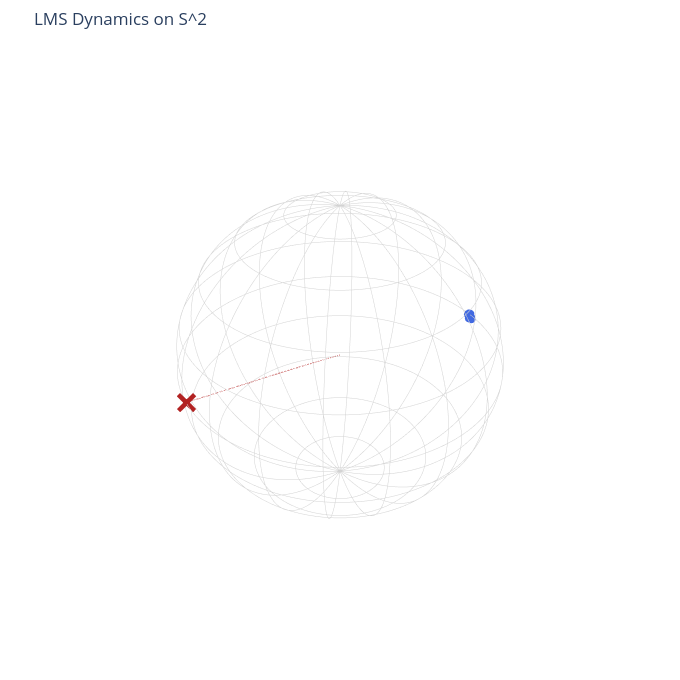

The notebook cell saved with this chart:
### Markdown cell above
Below I’ll give you modular PyTorch functions for:

* Real Möbius map ($M_w(x)$) on ball / sphere
* Kuramoto-on-sphere order parameter and vector field
* Reduced hyperbolic ($w$)-dynamics (both via Möbius and via autograd gradient)
* Simple simulation + Plotly visualization hooks for 2D (disk/$S^1$) and 3D (ball/$S^2$)

Everything is real-valued, dot-product based, and autograd-friendly.

# 1. Core math building blocks (PyTorch)

### Code cell
%cd /Users/adamsobieszek/pitch/pitch-website/public/notebooks/kuramoto/LMSSPP/src
from lmsspp import (
    random_points_on_sphere, integrate_w_euler, make_sphere_figure, reconstruct_sphere_trajectory
)
import torch

p3 = random_points_on_sphere(640, 3)
a = torch.ones(640)
res = integrate_w_euler(torch.zeros(3), p3, a, dt=1e-3, steps=300)
x_traj = reconstruct_sphere_trajectory(res.trajectory, p3)
fig = make_sphere_figure(x_traj[-1], w_t=res.trajectory[-1], w_path=res.trajectory)
fig.show()

### Figure 1 — Plotly figure (JSON) as saved in the notebook; plotly's stock layout.template omitted (floating-point values rounded to 4 significant figures; data arrays with more than 128 entries replaced by an {"elided": "..."} marker saying what was removed)
{"data": [{"hoverinfo": "skip", "line": {"color": "lightgrey", "width": 1}, "mode": "lines", "showlegend": false, "type": "scatter3d", "x": {"elided": "200 float values"}, "y": {"elided": "200 float values"}, "z": {"elided": "200 float values"}}, {"hoverinfo": "skip", "line": {"color": "lightgrey", "width": 1}, "mode": "lines", "showlegend": false, "type": "scatter3d", "x": {"elided": "200 float values"}, "y": {"elided": "200 float values"}, "z": {"elided": "200 float values"}}, {"hoverinfo": "skip", "line": {"color": "lightgrey", "width": 1}, "mode": "lines", "showlegend": false, "type": "scatter3d", "x": {"elided": "200 float values"}, "y": {"elided": "200 float values"}, "z": {"elided": "200 float values"}}, {"hoverinfo": "skip", "line": {"color": "lightgrey", "width": 1}, "mode": "lines", "showlegend": false, "type": "scatter3d", "x": {"elided": "200 float values"}, "y": {"elided": "200 float values"}, "z": {"elided": "200 float values"}}, {"hoverinfo": "skip", "line": {"color": "lightgrey", "width": 1}, "mode": "lines", "showlegend": false, "type": "scatter3d", "x": {"elided": "200 float values"}, "y": {"elided": "200 float values"}, "z": {"elided": "200 int values"}}, {"hoverinfo": "skip", "line": {"color": "lightgrey", "width": 1}, "mode": "lines", "showlegend": false, "type": "scatter3d", "x": {"elided": "200 float values"}, "y": {"elided": "200 float values"}, "z": {"elided": "200 float values"}}, {"hoverinfo": "skip", "line": {"color": "lightgrey", "width": 1}, "mode": "lines", "showlegend": false, "type": "scatter3d", "x": {"elided": "200 float values"}, "y": {"elided": "200 float values"}, "z": {"elided": "200 float values"}}, {"hoverinfo": "skip", "line": {"color": "lightgrey", "width": 1}, "mode": "lines", "showlegend": false, "type": "scatter3d", "x": {"elided": "200 float values"}, "y": {"elided": "200 float values"}, "z": {"elided": "200 float values"}}, {"hoverinfo": "skip", "line": {"color": "lightgrey", "width": 1}, "mode": "lines", "showlegend": false, "type": "scatter3d", "x": {"elided": "200 float values"}, "y": {"elided": "200 float values"}, "z": {"elided": "200 float values"}}, {"hoverinfo": "skip", "line": {"color": "lightgrey", "width": 1}, "mode": "lines", "showlegend": false, "type": "scatter3d", "x": {"elided": "200 float values"}, "y": {"elided": "200 int values"}, "z": {"elided": "200 float values"}}, {"hoverinfo": "skip", "line": {"color": "lightgrey", "width": 1}, "mode": "lines", "showlegend": false, "type": "scatter3d", "x": {"elided": "200 float values"}, "y": {"elided": "200 float values"}, "z": {"elided": "200 float values"}}, {"hoverinfo": "skip", "line": {"color": "lightgrey", "width": 1}, "mode": "lines", "showlegend": false, "type": "scatter3d", "x": {"elided": "200 float values"}, "y": {"elided": "200 float values"}, "z": {"elided": "200 float values"}}, {"hoverinfo": "skip", "line": {"color": "lightgrey", "width": 1}, "mode": "lines", "showlegend": false, "type": "scatter3d", "x": {"elided": "200 float values"}, "y": {"elided": "200 float values"}, "z": {"elided": "200 float values"}}, {"hoverinfo": "skip", "line": {"color": "lightgrey", "width": 1}, "mode": "lines", "showlegend": false, "type": "scatter3d", "x": {"elided": "200 float values"}, "y": {"elided": "200 float values"}, "z": {"elided": "200 float values"}}, {"hoverinfo": "skip", "line": {"color": "lightgrey", "width": 1}, "mode": "lines", "showlegend": false, "type": "scatter3d", "x": {"elided": "200 float values"}, "y": {"elided": "200 float values"}, "z": {"elided": "200 float values"}}, {"hoverinfo": "skip", "line": {"color": "lightgrey", "width": 1}, "mode": "lines", "showlegend": false, "type": "scatter3d", "x": {"elided": "200 float values"}, "y": {"elided": "200 float values"}, "z": {"elided": "200 float values"}}, {"hoverinfo": "skip", "line": {"color": "lightgrey", "width": 1}, "mode": "lines", "showlegend": false, "type": "scatter3d", "x": {"elided": "200 float values"}, "y": {"elided": "200 float values"}, "z": {"elided": "200 float values"}}, {"hoverinfo": "skip", "line": {"color": "lightgrey", "width": 1}, "mode": "lines", "showlegend": false, "type": "scatter3d", "x": {"elided": "200 float values"}, "y": {"elided": "200 float values"}, "z": {"elided": "200 float values"}}, {"hoverinfo": "skip", "line": {"color": "lightgrey", "width": 1}, "mode": "lines", "showlegend": false, "type": "scatter3d", "x": {"elided": "200 float values"}, "y": {"elided": "200 float values"}, "z": {"elided": "200 float values"}}, {"hoverinfo": "skip", "line": {"color": "lightgrey", "width": 1}, "mode": "lines", "showlegend": false, "type": "scatter3d", "x": {"elided": "200 float values"}, "y": {"elided": "200 float values"}, "z": {"elided": "200 float values"}}, {"hoverinfo": "skip", "line": {"color": "lightgrey", "width": 1}, "mode": "lines", "showlegend": false, "type": "scatter3d", "x": {"elided": "200 float values"}, "y": {"elided": "200 float values"}, "z": {"elided": "200 float values"}}, {"hoverinfo": "skip", "line": {"color": "lightgrey", "width": 1}, "mode": "lines", "showlegend": false, "type": "scatter3d", "x": {"elided": "200 float values"}, "y": {"elided": "200 float values"}, "z": {"elided": "200 float values"}}, {"hoverinfo": "skip", "line": {"color": "lightgrey", "width": 1}, "mode": "lines", "showlegend": false, "type": "scatter3d", "x": {"elided": "200 float values"}, "y": {"elided": "200 float values"}, "z": {"elided": "200 float values"}}, {"hoverinfo": "skip", "line": {"color": "lightgrey", "width": 1}, "mode": "lines", "showlegend": false, "type": "scatter3d", "x": {"elided": "200 float values"}, "y": {"elided": "200 float values"}, "z": {"elided": "200 float values"}}, {"hoverinfo": "skip", "line": {"color": "lightgrey", "width": 1}, "mode": "lines", "showlegend": false, "type": "scatter3d", "x": {"elided": "200 float values"}, "y": {"elided": "200 float values"}, "z": {"elided": "200 float values"}}, {"hoverinfo": "skip", "line": {"color": "lightgrey", "width": 1}, "mode": "lines", "showlegend": false, "type": "scatter3d", "x": {"elided": "200 float values"}, "y": {"elided": "200 float values"}, "z": {"elided": "200 float values"}}, {"hoverinfo": "skip", "line": {"color": "lightgrey", "width": 1}, "mode": "lines", "showlegend": false, "type": "scatter3d", "x": {"elided": "200 float values"}, "y": {"elided": "200 float values"}, "z": {"elided": "200 float values"}}, {"marker": {"color": "royalblue", "size": 5}, "mode": "markers", "name": "x_i(t)", "type": "scatter3d", "x": {"elided": "640 float values"}, "y": {"elided": "640 float values"}, "z": {"elided": "640 float values"}}, {"line": {"color": "firebrick", "dash": "dot", "width": 2}, "mode": "lines", "name": "w path", "type": "scatter3d", "x": {"elided": "301 float values"}, "y": {"elided": "301 float values"}, "z": {"elided": "301 float values"}}, {"marker": {"color": "firebrick", "size": 7, "symbol": "x"}, "mode": "markers", "name": "w(t)", "type": "scatter3d", "x": [0.9587], "y": [-0.2809], "z": [0.007586]}], "layout": {"height": 680, "margin": {"b": 20, "l": 20, "r": 20, "t": 50}, "scene": {"aspectmode": "data", "xaxis": {"visible": false}, "yaxis": {"visible": false}, "zaxis": {"visible": false}}, "showlegend": false, "title": {"text": "LMS Dynamics on S^2"}, "width": 680}}
